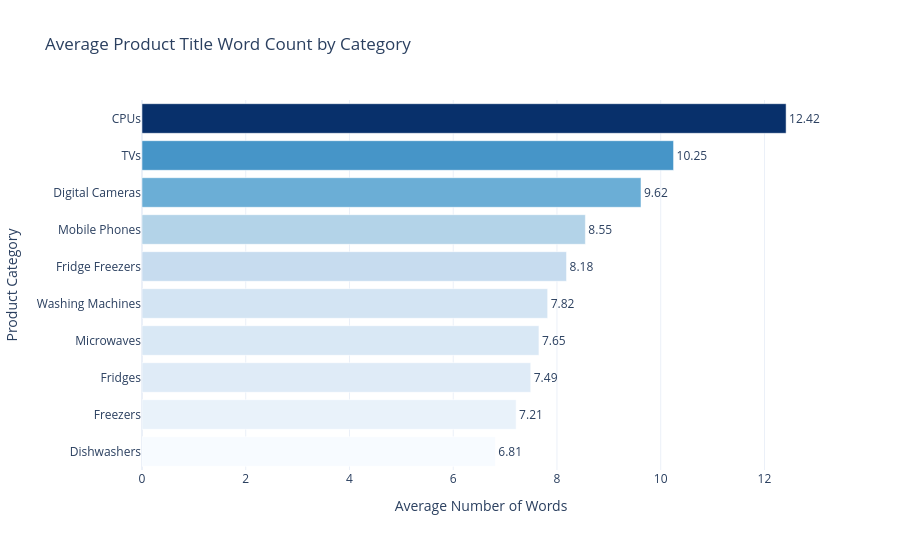

The notebook cell this image was saved under:
### Markdown cell above
#### Visualizing Average Product Title Length by Category

### Code cell
# Calculating average word counts by product category
category_word_lengths = (
    df.groupby(" Category Label")["Title_Word_Count"]
    .mean()
    .sort_values(ascending=False)
    .reset_index()
)

category_word_lengths.columns = ["Category", "Average Word Count"]

# Creating a horizontal bar chart
fig = px.bar(
    category_word_lengths,
    x="Average Word Count",
    y="Category",
    orientation="h",
    text="Average Word Count",
    title="Average Product Title Word Count by Category",
    color="Average Word Count",
    color_continuous_scale="Blues"
)

# Customizing the chart layout
fig.update_traces(
    texttemplate="%{text:.2f}",
    textposition="outside",
    cliponaxis=False
)

fig.update_layout(
    xaxis_title="Average Number of Words",
    yaxis_title="Product Category",
    yaxis=dict(autorange="reversed"),
    coloraxis_showscale=False,
    template="plotly_white",
    height=550
)

fig.show()

### Figure 1 — Plotly figure (JSON) as saved in the notebook; plotly's stock layout.template omitted (floating-point values rounded to 4 significant figures)
{"data": [{"cliponaxis": false, "hovertemplate": "Average Word Count=%{marker.color}<br>Category=%{y}<extra></extra>", "legendgroup": "", "marker": {"color": [12.42, 10.25, 9.62, 8.547, 8.184, 7.82, 7.652, 7.494, 7.212, 6.811], "coloraxis": "coloraxis", "pattern": {"shape": ""}}, "name": "", "orientation": "h", "showlegend": false, "text": [12.42, 10.25, 9.62, 8.547, 8.184, 7.82, 7.652, 7.494, 7.212, 6.811], "textposition": "outside", "texttemplate": "%{text:.2f}", "type": "bar", "x": [12.42, 10.25, 9.62, 8.547, 8.184, 7.82, 7.652, 7.494, 7.212, 6.811], "xaxis": "x", "y": ["CPUs", "TVs", "Digital Cameras", "Mobile Phones", "Fridge Freezers", "Washing Machines", "Microwaves", "Fridges", "Freezers", "Dishwashers"], "yaxis": "y"}], "layout": {"barmode": "relative", "coloraxis": {"autocolorscale": false, "colorbar": {"title": {"text": "Average Word Count"}}, "colorscale": [[0, "rgb(247,251,255)"], [0.125, "rgb(222,235,247)"], [0.25, "rgb(198,219,239)"], [0.375, "rgb(158,202,225)"], [0.5, "rgb(107,174,214)"], [0.625, "rgb(66,146,198)"], [0.75, "rgb(33,113,181)"], [0.875, "rgb(8,81,156)"], [1, "rgb(8,48,107)"]], "showscale": false}, "height": 550, "legend": {"tracegroupgap": 0}, "title": {"text": "Average Product Title Word Count by Category"}, "xaxis": {"anchor": "y", "domain": [0, 1], "title": {"text": "Average Number of Words"}}, "yaxis": {"anchor": "x", "autorange": "reversed", "domain": [0, 1], "title": {"text": "Product Category"}}}}
